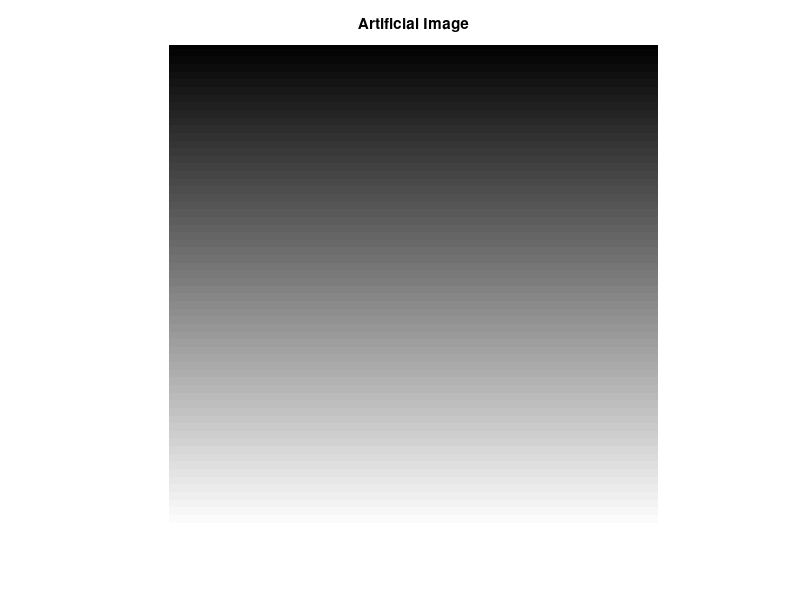

Write the MATLAB code that produced this figure. (Note: this script raises an error after producing the figure.)
close all
clear
clc

% im_created = zeros(128);
% for i = 1:32
%     for j = 1:32
%         im_created(4*(i-1)+1,4*(j-1)+1) = 1;
%     end
% end
% figure();
% imshow(im_created);title('Artificial Image');
% figure();
% fPlotFFT(im_created,1);

% im_created = zeros(128);
% for i = 1:32
%         im_created(4*(i-1)+1,:) = 1;
% end
% figure();
% imshow(im_created);title('Artificial Image');
% figure();
% fPlotFFT(im_created,1);


% im_created = zeros(128);
% for i = 1:128
%         im_created(i,:) = abs(cos(i*4*pi/128));
% end
% figure();
% imshow(im_created);title('Artificial Image');
% figure();
% fPlotFFT(im_created,1);
% 
% 
im_created = zeros(128);
for i = 1:128
        im_created(i,:) = i/128;
end
figure();
imshow(im_created);title('Artificial Image');
figure();
fPlotFFT(im_created,1);